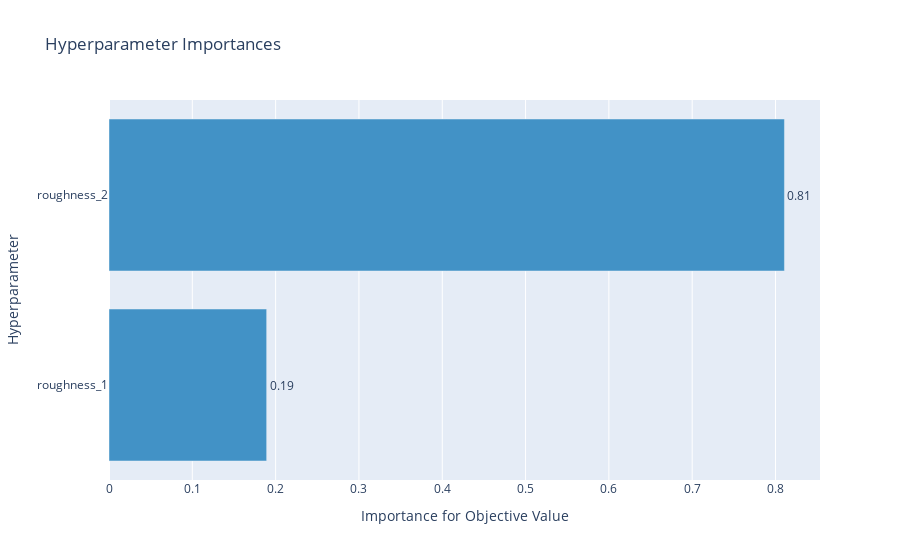

Notebook code for this chart:
### Code cell
# for first objective RMSE
fig = optuna.visualization.plot_param_importances(study, target=lambda t: t.values[0])
fig.show()

### Figure 1 — Plotly figure (JSON) as saved in the notebook; plotly's stock layout.template omitted (floating-point values rounded to 4 significant figures)
{"data": [{"cliponaxis": false, "hovertemplate": ["roughness_1 (IntDistribution): 0.18925166496378915<extra></extra>", "roughness_2 (IntDistribution): 0.8107483350362109<extra></extra>"], "marker": {"color": "rgb(66,146,198)"}, "orientation": "h", "text": ["0.19", "0.81"], "textposition": "outside", "type": "bar", "x": [0.1893, 0.8107], "y": ["roughness_1", "roughness_2"]}], "layout": {"showlegend": false, "title": {"text": "Hyperparameter Importances"}, "xaxis": {"title": {"text": "Importance for Objective Value"}}, "yaxis": {"title": {"text": "Hyperparameter"}}}}
